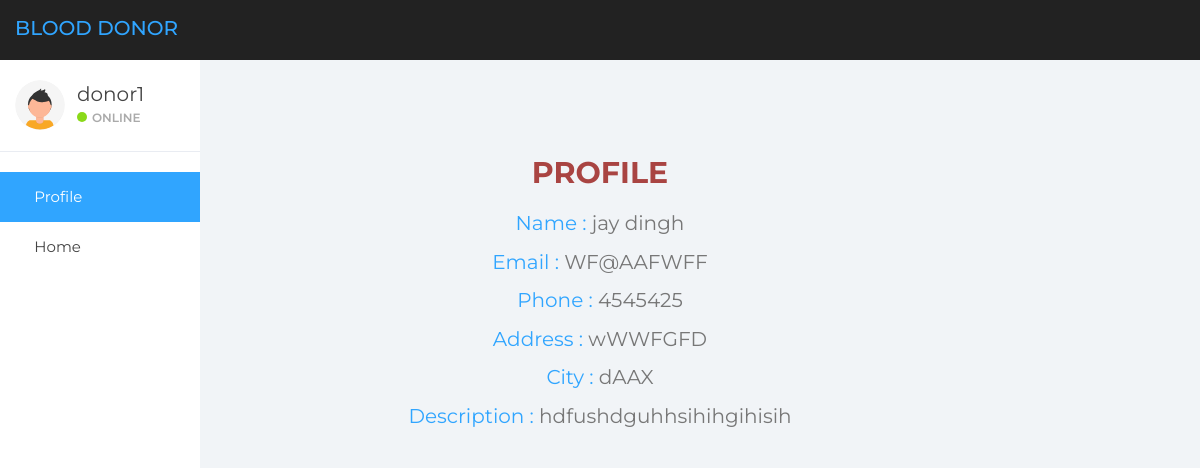
Page /donorprofile/ (signed in) on the committed database.
### home/models.py (models this page shows, shortened)
class donor(models.Model):
    user=models.OneToOneField(User, null=True, on_delete=models.CASCADE)
    id=models.AutoField(primary_key=True)
    dname = models.CharField(max_length=200, null=True)
    email = models.CharField(max_length=200, null=True)
    phone = models.CharField(max_length=200, null=True)
    address = models.CharField(max_length=200, null=True)
    city = models.CharField(max_length=200, null=True)
    desc = models.CharField(max_length=200, null=True)

### home/decoraters.py (the view)
		def wrapper_func(request, *args, **kwargs):
			group = None
			if request.user.groups.exists():
				group = request.user.groups.all()[0].name
			if group in allowed_roles:
				return view_func(request, *args, **kwargs)
			else:
				return HttpResponse('You are not authorized to view this page')

### home/decoraters.py (called while the page is built)
def allowed_users(allowed_roles=[]):
	def decorator(view_func):
		def wrapper_func(request, *args, **kwargs):
			group = None
			if request.user.groups.exists():
				group = request.user.groups.all()[0].name
			if group in allowed_roles:
				return view_func(request, *args, **kwargs)
			else:
				return HttpResponse('You are not authorized to view this page')
		return wrapper_func
	return decorator

### home/views.py (called while the page is built)
@login_required(login_url='login')
@allowed_users(allowed_roles=['donor'])
def donorprofile(request):
    detail=donor.objects.get(user=request.user)
    context={'detail':detail}
    return render(request, 'donorprofile.html', context)

### templates/donorprofile.html (shortened to what this page needs)
<!DOCTYPE html>
<html>
<head>
    <link href="/static/dashboard/css/bootstrap.min.css" rel="stylesheet">
    <link href="/static/dashboard/css/font-awesome.min.css" rel="stylesheet">
    <link href="/static/dashboard/css/datepicker3.css" rel="stylesheet">
    <link href="/static/dashboard/css/styles.css" rel="stylesheet">
</head>
<body>
    <nav class="navbar navbar-custom navbar-fixed-top" role="navigation">
        <div class="container-fluid">
            <div class="navbar-header">
                <a class="navbar-brand" href="#"><span>Blood Donor</span></a>
            </div>
        </div>
    </nav>
    <div id="sidebar-collapse" class="col-sm-3 col-lg-2 sidebar">
        <div class="profile-sidebar">
            <div class="profile-userpic">
                <img src="/static/dashboard/images/profile.svg" class="img-responsive" alt="">
            </div>
            <div class="profile-usertitle">
                <div class="profile-usertitle-name">{{user.username}}</div>
                <div class="profile-usertitle-status"><span class="indicator label-success"></span>Online</div>
            </div>
        </div>
        <ul class="nav menu">
            <li class="active"><a href="{% url 'donorprofile' %}"><em class="fa fa-dashboard">&nbsp;</em> Profile</a>
            </li>
            <li><a href="{% url 'donordashboard' %}"><em class="fa fa-dashboard">&nbsp;</em> Home</a>
            </li>
        </ul>
    </div>
    <br>
    <div class="row" style="font-size: 20px;">
        <div class="card text-center">
            <div class="card-body pt-3" style="margin-top: 76px;">
                <h2 class="text-danger"><b>PROFILE</b></h2>
              <p class="card-text"><span class="text-primary">Name : </span>{{detail.dname}}</p>
              <p class="card-text"><span class="text-primary">Email : </span>{{detail.email}}</p>
              <p class="card-text"><span class="text-primary">Phone : </span>{{detail.phone}}</p>
              <p class="card-text"><span class="text-primary">Address : </span>{{detail.address}}</p>
              <p class="card-text"><span class="text-primary">City : </span>{{detail.city}}</p>
              <p class="card-text"><span class="text-primary">Description : </span>{{detail.desc}}</p>
            </div>
          </div>
    </div>
</body>
</html>

### static/dashboard/css/styles.css (style rules this page uses)
body { background: #f1f4f7; padding-top: 60px; font-size: 14px; color: #444444; font-family: "Montserrat", "Helvetica Neue", Helvetica, Arial, sans-serif; }
p { color: #777; }
a, a:hover, a:focus { color: #30a5ff; }
h1, h2, h3, h4, h5, h6 { color: #444444; }
h2 { font-weight: 300; margin-bottom: 20px; }
.navbar-custom { background: #222; height: 60px; }
.navbar-header .navbar-brand { color: #fff; font-size: 20px; text-transform: uppercase; font-weight: 500; height: 60px; padding-top: 18px; }
.navbar-header .navbar-brand span { color: #30a5ff; }
.btn-link, .page-link, .text-primary { color: #30a5ff !important; }
.label-success { background-color: #8ad919; }
.navbar { border: 0; }
.sidebar { display: block; padding: 0; display: none; box-shadow: none; background: #fff; }
.sidebar ul { margin: 20px 0px; }
@media (min-width: 768px) { .sidebar { display: block; position: fixed; top: 60px; bottom: 0; left: 0; z-index: 1000; display: block; margin: 0; padding: 0; overflow-x: hidden; overflow-y: auto; } }
@media (min-width: 768px) { .navbar-header { width: 100%; } }
.sidebar ul.nav .active a, .sidebar ul.nav li.parent a.active, .sidebar ul.nav .active > a:hover, .sidebar ul.nav li.parent a.active:hover, .sidebar ul.nav .active > a:focus, .sidebar ul.nav li.parent a.active:focus { color: #fff; background-color: #30a5ff; }
.sidebar ul.nav li a { height: 50px; font-size: 15px; line-height: 2em; color: #444444; }
.profile-sidebar { padding: 10px 0; border-bottom: 1px solid #e9ecf2; }
.indicator { width: 10px; height: 10px; display: inline-block; border-radius: 9999px; margin-right: 5px; }
.profile-userpic img { float: left; margin: 10px 0px 0px 15px; width: 50px; height: 50px; border-radius: 9999px !important; }
.profile-usertitle { float: left; text-align: left; margin: 10px 0 0 12px; }
.profile-usertitle-name { font-size: 20px; margin-bottom: 0px; }
.profile-usertitle-status { text-transform: uppercase; color: #AAA; font-size: 12px; font-weight: 600; margin-bottom: 15px; }

### rows in the picture
donor: dname "jay dingh", email "WF@AAFWFF", phone "4545425", address "wWWFGFD", city "dAAX", desc "hdfushdguhhsihihgihisih"

### other values in the picture
{{ user.username }} "donor1"
